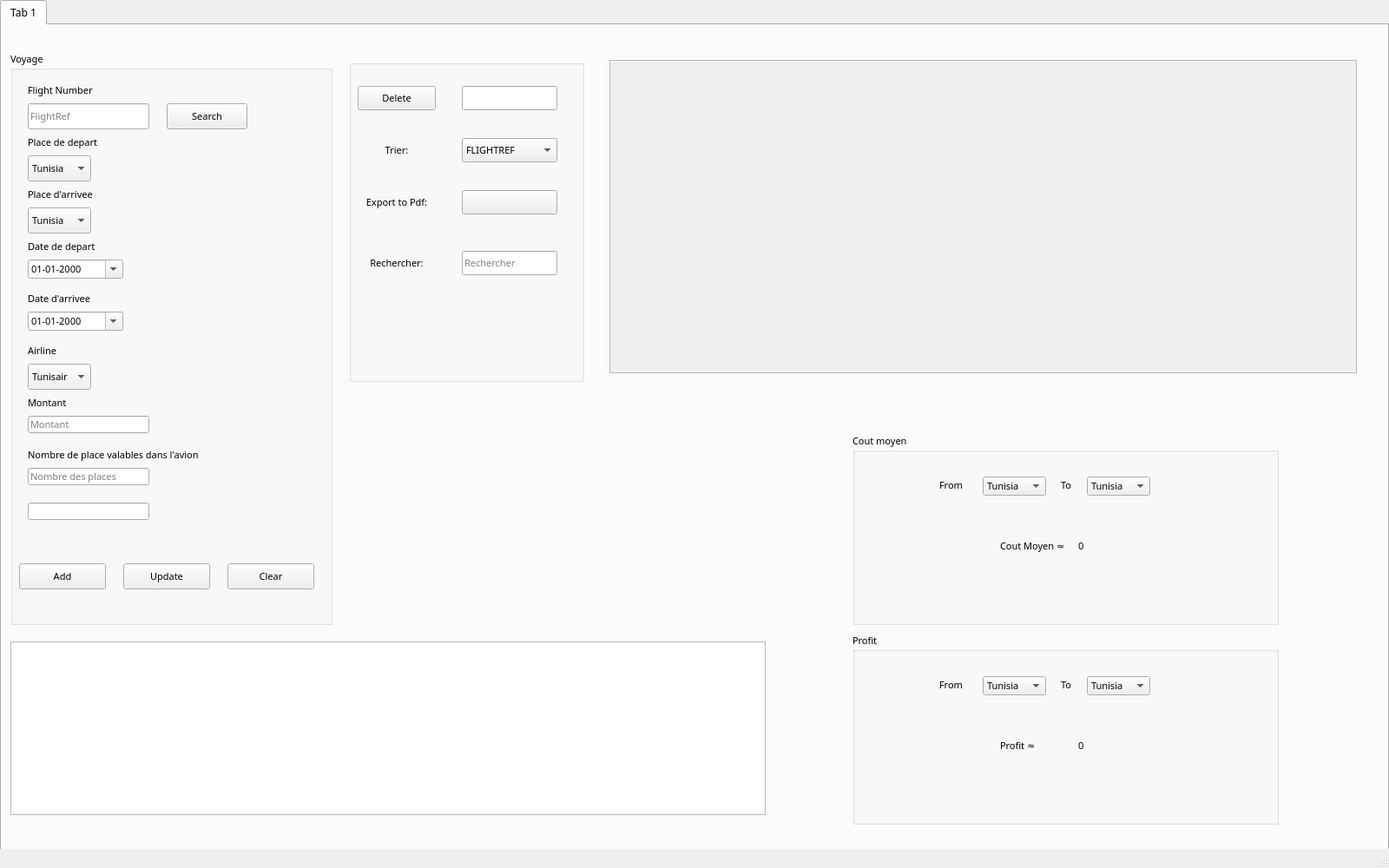
<?xml version="1.0" encoding="UTF-8"?>
<ui version="4.0">
 <class>gestionVoyage</class>
 <widget class="QMainWindow" name="gestionVoyage">
  <property name="geometry">
   <rect>
    <x>0</x>
    <y>0</y>
    <width>1600</width>
    <height>1000</height>
   </rect>
  </property>
  <property name="windowTitle">
   <string>MainWindow</string>
  </property>
  <widget class="QWidget" name="centralwidget">
   <widget class="QTabWidget" name="tabWidget">
    <property name="geometry">
     <rect>
      <x>0</x>
      <y>0</y>
      <width>1600</width>
      <height>1000</height>
     </rect>
    </property>
    <property name="font">
     <font>
      <family>Outfit</family>
     </font>
    </property>
    <property name="tabPosition">
     <enum>QTabWidget::North</enum>
    </property>
    <property name="currentIndex">
     <number>0</number>
    </property>
    <widget class="QWidget" name="tab">
     <property name="font">
      <font>
       <family>Outfit</family>
       <pointsize>8</pointsize>
      </font>
     </property>
     <property name="styleSheet">
      <string notr="true"/>
     </property>
     <attribute name="title">
      <string>Tab 1</string>
     </attribute>
     <widget class="QGroupBox" name="Information_Box">
      <property name="geometry">
       <rect>
        <x>10</x>
        <y>30</y>
        <width>371</width>
        <height>661</height>
       </rect>
      </property>
      <property name="font">
       <font>
        <family>Outfit</family>
        <pointsize>8</pointsize>
       </font>
      </property>
      <property name="styleSheet">
       <string notr="true"/>
      </property>
      <property name="title">
       <string>Voyage</string>
      </property>
      <widget class="QLabel" name="label_6">
       <property name="geometry">
        <rect>
         <x>20</x>
         <y>30</y>
         <width>100</width>
         <height>30</height>
        </rect>
       </property>
       <property name="font">
        <font>
         <family>Outfit</family>
         <pointsize>8</pointsize>
        </font>
       </property>
       <property name="text">
        <string>Flight Number</string>
       </property>
      </widget>
      <widget class="QLabel" name="label_7">
       <property name="geometry">
        <rect>
         <x>20</x>
         <y>390</y>
         <width>100</width>
         <height>30</height>
        </rect>
       </property>
       <property name="font">
        <font>
         <family>Outfit</family>
         <pointsize>8</pointsize>
        </font>
       </property>
       <property name="text">
        <string>Montant</string>
       </property>
      </widget>
      <widget class="QLabel" name="label">
       <property name="geometry">
        <rect>
         <x>20</x>
         <y>90</y>
         <width>100</width>
         <height>30</height>
        </rect>
       </property>
       <property name="font">
        <font>
         <family>Outfit</family>
         <pointsize>8</pointsize>
        </font>
       </property>
       <property name="text">
        <string>Place de depart</string>
       </property>
      </widget>
      <widget class="QLabel" name="label_4">
       <property name="geometry">
        <rect>
         <x>20</x>
         <y>150</y>
         <width>100</width>
         <height>30</height>
        </rect>
       </property>
       <property name="font">
        <font>
         <family>Outfit</family>
         <pointsize>8</pointsize>
        </font>
       </property>
       <property name="styleSheet">
        <string notr="true"/>
       </property>
       <property name="text">
        <string>Place d'arrivee</string>
       </property>
      </widget>
      <widget class="QLabel" name="label_3">
       <property name="geometry">
        <rect>
         <x>20</x>
         <y>210</y>
         <width>100</width>
         <height>30</height>
        </rect>
       </property>
       <property name="font">
        <font>
         <family>Outfit</family>
         <pointsize>8</pointsize>
        </font>
       </property>
       <property name="text">
        <string>Date de depart</string>
       </property>
      </widget>
      <widget class="QLabel" name="label_2">
       <property name="geometry">
        <rect>
         <x>20</x>
         <y>270</y>
         <width>100</width>
         <height>30</height>
        </rect>
       </property>
       <property name="font">
        <font>
         <family>Outfit</family>
         <pointsize>8</pointsize>
        </font>
       </property>
       <property name="text">
        <string>Date d'arrivee</string>
       </property>
      </widget>
      <widget class="QLabel" name="label_8">
       <property name="geometry">
        <rect>
         <x>20</x>
         <y>330</y>
         <width>100</width>
         <height>30</height>
        </rect>
       </property>
       <property name="font">
        <font>
         <family>Outfit</family>
         <pointsize>8</pointsize>
        </font>
       </property>
       <property name="text">
        <string>Airline</string>
       </property>
      </widget>
      <widget class="QLabel" name="label_5">
       <property name="geometry">
        <rect>
         <x>20</x>
         <y>450</y>
         <width>231</width>
         <height>30</height>
        </rect>
       </property>
       <property name="font">
        <font>
         <family>Outfit</family>
         <pointsize>8</pointsize>
        </font>
       </property>
       <property name="text">
        <string>Nombre de place valables dans l'avion</string>
       </property>
      </widget>
      <widget class="MyButton" name="pushButton_ajouter">
       <property name="geometry">
        <rect>
         <x>10</x>
         <y>590</y>
         <width>100</width>
         <height>30</height>
        </rect>
       </property>
       <property name="font">
        <font>
         <family>Outfit</family>
         <pointsize>8</pointsize>
        </font>
       </property>
       <property name="text">
        <string>Add</string>
       </property>
      </widget>
      <widget class="MyButton" name="pushButton_clear">
       <property name="geometry">
        <rect>
         <x>250</x>
         <y>590</y>
         <width>100</width>
         <height>30</height>
        </rect>
       </property>
       <property name="font">
        <font>
         <family>Outfit</family>
         <pointsize>8</pointsize>
        </font>
       </property>
       <property name="text">
        <string>Clear</string>
       </property>
      </widget>
      <widget class="QLineEdit" name="lineEdit_flightref">
       <property name="geometry">
        <rect>
         <x>20</x>
         <y>60</y>
         <width>140</width>
         <height>30</height>
        </rect>
       </property>
       <property name="font">
        <font>
         <family>Outfit</family>
         <pointsize>8</pointsize>
        </font>
       </property>
       <property name="maxLength">
        <number>100</number>
       </property>
       <property name="cursorPosition">
        <number>0</number>
       </property>
       <property name="placeholderText">
        <string>FlightRef</string>
       </property>
      </widget>
      <widget class="QLineEdit" name="lineEdit_montant">
       <property name="geometry">
        <rect>
         <x>20</x>
         <y>420</y>
         <width>140</width>
         <height>20</height>
        </rect>
       </property>
       <property name="font">
        <font>
         <family>Outfit</family>
         <pointsize>8</pointsize>
        </font>
       </property>
       <property name="maxLength">
        <number>8</number>
       </property>
       <property name="placeholderText">
        <string>Montant</string>
       </property>
      </widget>
      <widget class="QLineEdit" name="lineEdit_nbper">
       <property name="geometry">
        <rect>
         <x>20</x>
         <y>480</y>
         <width>140</width>
         <height>20</height>
        </rect>
       </property>
       <property name="font">
        <font>
         <family>Outfit</family>
         <pointsize>8</pointsize>
        </font>
       </property>
       <property name="inputMask">
        <string/>
       </property>
       <property name="maxLength">
        <number>4</number>
       </property>
       <property name="cursorPosition">
        <number>0</number>
       </property>
       <property name="placeholderText">
        <string>Nombre des places</string>
       </property>
      </widget>
      <widget class="QComboBox" name="comboBox_lieudep">
       <property name="geometry">
        <rect>
         <x>20</x>
         <y>120</y>
         <width>73</width>
         <height>30</height>
        </rect>
       </property>
       <property name="font">
        <font>
         <family>Outfit</family>
         <pointsize>8</pointsize>
        </font>
       </property>
       <property name="editable">
        <bool>false</bool>
       </property>
       <item>
        <property name="text">
         <string>Tunisia</string>
        </property>
       </item>
       <item>
        <property name="text">
         <string>France</string>
        </property>
       </item>
       <item>
        <property name="text">
         <string>United Kingdom</string>
        </property>
       </item>
      </widget>
      <widget class="QComboBox" name="comboBox_lieuarr">
       <property name="geometry">
        <rect>
         <x>20</x>
         <y>180</y>
         <width>73</width>
         <height>30</height>
        </rect>
       </property>
       <property name="font">
        <font>
         <family>Outfit</family>
         <pointsize>8</pointsize>
        </font>
       </property>
       <item>
        <property name="text">
         <string>Tunisia</string>
        </property>
       </item>
       <item>
        <property name="text">
         <string>France</string>
        </property>
       </item>
       <item>
        <property name="text">
         <string>United Kingdom</string>
        </property>
       </item>
      </widget>
      <widget class="QDateEdit" name="dateEdit_datedep">
       <property name="geometry">
        <rect>
         <x>20</x>
         <y>240</y>
         <width>110</width>
         <height>22</height>
        </rect>
       </property>
       <property name="font">
        <font>
         <family>Outfit</family>
         <pointsize>8</pointsize>
        </font>
       </property>
       <property name="styleSheet">
        <string notr="true">QDateEdit *
{
background-color:rgba(5, 24, 150);
}</string>
       </property>
       <property name="buttonSymbols">
        <enum>QAbstractSpinBox::UpDownArrows</enum>
       </property>
       <property name="displayFormat">
        <string>dd-MM-yyyy</string>
       </property>
       <property name="calendarPopup">
        <bool>true</bool>
       </property>
      </widget>
      <widget class="QComboBox" name="comboBox_Airline">
       <property name="geometry">
        <rect>
         <x>20</x>
         <y>360</y>
         <width>73</width>
         <height>30</height>
        </rect>
       </property>
       <property name="font">
        <font>
         <family>Outfit</family>
         <pointsize>8</pointsize>
        </font>
       </property>
       <item>
        <property name="text">
         <string>Tunisair</string>
        </property>
       </item>
       <item>
        <property name="text">
         <string>Emirates Airlines</string>
        </property>
       </item>
      </widget>
      <widget class="QDateEdit" name="dateEdit_datearr">
       <property name="geometry">
        <rect>
         <x>20</x>
         <y>300</y>
         <width>110</width>
         <height>22</height>
        </rect>
       </property>
       <property name="font">
        <font>
         <family>Outfit</family>
         <pointsize>8</pointsize>
        </font>
       </property>
       <property name="displayFormat">
        <string>dd-MM-yyyy</string>
       </property>
       <property name="calendarPopup">
        <bool>true</bool>
       </property>
      </widget>
      <widget class="MyButton" name="pushButton_Search">
       <property name="geometry">
        <rect>
         <x>180</x>
         <y>60</y>
         <width>93</width>
         <height>30</height>
        </rect>
       </property>
       <property name="text">
        <string>Search</string>
       </property>
      </widget>
      <widget class="MyButton" name="pushButton_update">
       <property name="geometry">
        <rect>
         <x>130</x>
         <y>590</y>
         <width>100</width>
         <height>30</height>
        </rect>
       </property>
       <property name="font">
        <font>
         <family>Outfit</family>
         <pointsize>8</pointsize>
        </font>
       </property>
       <property name="text">
        <string>Update</string>
       </property>
       <property name="checkable">
        <bool>false</bool>
       </property>
      </widget>
      <widget class="QLineEdit" name="lineEdit_rfid">
       <property name="geometry">
        <rect>
         <x>20</x>
         <y>520</y>
         <width>140</width>
         <height>20</height>
        </rect>
       </property>
      </widget>
     </widget>
     <widget class="QGroupBox" name="groupBox_2">
      <property name="geometry">
       <rect>
        <x>980</x>
        <y>470</y>
        <width>491</width>
        <height>221</height>
       </rect>
      </property>
      <property name="title">
       <string>Cout moyen</string>
      </property>
      <widget class="QLabel" name="label_10">
       <property name="geometry">
        <rect>
         <x>170</x>
         <y>120</y>
         <width>181</width>
         <height>20</height>
        </rect>
       </property>
       <property name="text">
        <string>Cout Moyen ≈</string>
       </property>
      </widget>
      <widget class="QLabel" name="label_11">
       <property name="geometry">
        <rect>
         <x>100</x>
         <y>50</y>
         <width>70</width>
         <height>20</height>
        </rect>
       </property>
       <property name="text">
        <string>From</string>
       </property>
      </widget>
      <widget class="QLabel" name="label_12">
       <property name="geometry">
        <rect>
         <x>240</x>
         <y>50</y>
         <width>70</width>
         <height>20</height>
        </rect>
       </property>
       <property name="text">
        <string>To</string>
       </property>
      </widget>
      <widget class="QComboBox" name="comboBox_lieu_From">
       <property name="geometry">
        <rect>
         <x>150</x>
         <y>50</y>
         <width>73</width>
         <height>22</height>
        </rect>
       </property>
       <property name="font">
        <font>
         <family>Outfit</family>
         <pointsize>8</pointsize>
        </font>
       </property>
       <item>
        <property name="text">
         <string>Tunisia</string>
        </property>
       </item>
       <item>
        <property name="text">
         <string>France</string>
        </property>
       </item>
       <item>
        <property name="text">
         <string>United Kingdom</string>
        </property>
       </item>
      </widget>
      <widget class="QComboBox" name="comboBox_lieu_To">
       <property name="geometry">
        <rect>
         <x>270</x>
         <y>50</y>
         <width>73</width>
         <height>22</height>
        </rect>
       </property>
       <property name="font">
        <font>
         <family>Outfit</family>
         <pointsize>8</pointsize>
        </font>
       </property>
       <item>
        <property name="text">
         <string>Tunisia</string>
        </property>
       </item>
       <item>
        <property name="text">
         <string>France</string>
        </property>
       </item>
       <item>
        <property name="text">
         <string>United Kingdom</string>
        </property>
       </item>
      </widget>
      <widget class="QLabel" name="label_moyen">
       <property name="geometry">
        <rect>
         <x>260</x>
         <y>120</y>
         <width>56</width>
         <height>20</height>
        </rect>
       </property>
       <property name="text">
        <string>0</string>
       </property>
      </widget>
     </widget>
     <widget class="QWidget" name="widget" native="true">
      <property name="geometry">
       <rect>
        <x>410</x>
        <y>470</y>
        <width>460</width>
        <height>221</height>
       </rect>
      </property>
      <property name="layoutDirection">
       <enum>Qt::LeftToRight</enum>
      </property>
     </widget>
     <widget class="QGroupBox" name="groupBox_3">
      <property name="geometry">
       <rect>
        <x>980</x>
        <y>700</y>
        <width>491</width>
        <height>221</height>
       </rect>
      </property>
      <property name="title">
       <string>Profit</string>
      </property>
      <widget class="QLabel" name="label_13">
       <property name="geometry">
        <rect>
         <x>170</x>
         <y>120</y>
         <width>181</width>
         <height>20</height>
        </rect>
       </property>
       <property name="text">
        <string>Profit ≈</string>
       </property>
      </widget>
      <widget class="QLabel" name="label_14">
       <property name="geometry">
        <rect>
         <x>100</x>
         <y>50</y>
         <width>70</width>
         <height>20</height>
        </rect>
       </property>
       <property name="text">
        <string>From</string>
       </property>
      </widget>
      <widget class="QLabel" name="label_15">
       <property name="geometry">
        <rect>
         <x>240</x>
         <y>50</y>
         <width>70</width>
         <height>20</height>
        </rect>
       </property>
       <property name="text">
        <string>To</string>
       </property>
      </widget>
      <widget class="QComboBox" name="comboBox_lieu_From_2">
       <property name="geometry">
        <rect>
         <x>150</x>
         <y>50</y>
         <width>73</width>
         <height>22</height>
        </rect>
       </property>
       <property name="font">
        <font>
         <family>Outfit</family>
         <pointsize>8</pointsize>
        </font>
       </property>
       <item>
        <property name="text">
         <string>Tunisia</string>
        </property>
       </item>
       <item>
        <property name="text">
         <string>France</string>
        </property>
       </item>
       <item>
        <property name="text">
         <string>United Kingdom</string>
        </property>
       </item>
      </widget>
      <widget class="QComboBox" name="comboBox_lieu_To_2">
       <property name="geometry">
        <rect>
         <x>270</x>
         <y>50</y>
         <width>73</width>
         <height>22</height>
        </rect>
       </property>
       <property name="font">
        <font>
         <family>Outfit</family>
         <pointsize>8</pointsize>
        </font>
       </property>
       <item>
        <property name="text">
         <string>Tunisia</string>
        </property>
       </item>
       <item>
        <property name="text">
         <string>France</string>
        </property>
       </item>
       <item>
        <property name="text">
         <string>United Kingdom</string>
        </property>
       </item>
      </widget>
      <widget class="QLabel" name="label_profit">
       <property name="geometry">
        <rect>
         <x>260</x>
         <y>120</y>
         <width>56</width>
         <height>20</height>
        </rect>
       </property>
       <property name="text">
        <string>0</string>
       </property>
      </widget>
     </widget>
     <widget class="QScrollArea" name="scrollArea">
      <property name="geometry">
       <rect>
        <x>700</x>
        <y>40</y>
        <width>861</width>
        <height>361</height>
       </rect>
      </property>
      <property name="styleSheet">
       <string notr="true"/>
      </property>
      <property name="widgetResizable">
       <bool>true</bool>
      </property>
      <widget class="QWidget" name="scrollAreaWidgetContents">
       <property name="geometry">
        <rect>
         <x>0</x>
         <y>0</y>
         <width>859</width>
         <height>359</height>
        </rect>
       </property>
      </widget>
     </widget>
     <widget class="QGroupBox" name="groupBox">
      <property name="geometry">
       <rect>
        <x>400</x>
        <y>40</y>
        <width>271</width>
        <height>371</height>
       </rect>
      </property>
      <property name="title">
       <string/>
      </property>
      <widget class="QLineEdit" name="lineEdit_rechercher">
       <property name="geometry">
        <rect>
         <x>130</x>
         <y>220</y>
         <width>110</width>
         <height>28</height>
        </rect>
       </property>
       <property name="text">
        <string/>
       </property>
       <property name="placeholderText">
        <string>Rechercher</string>
       </property>
      </widget>
      <widget class="QPushButton" name="pushButton_3">
       <property name="geometry">
        <rect>
         <x>130</x>
         <y>150</y>
         <width>110</width>
         <height>28</height>
        </rect>
       </property>
       <property name="font">
        <font>
         <family>Outfit</family>
         <pointsize>8</pointsize>
        </font>
       </property>
       <property name="text">
        <string/>
       </property>
       <property name="icon">
        <iconset>
         <normaloff>../../../../Downloads/icons8-pdf-48.png</normaloff>../../../../Downloads/icons8-pdf-48.png</iconset>
       </property>
       <property name="iconSize">
        <size>
         <width>24</width>
         <height>24</height>
        </size>
       </property>
      </widget>
      <widget class="QComboBox" name="comboBox_sort">
       <property name="geometry">
        <rect>
         <x>130</x>
         <y>90</y>
         <width>110</width>
         <height>28</height>
        </rect>
       </property>
       <item>
        <property name="text">
         <string>FLIGHTREF</string>
        </property>
       </item>
       <item>
        <property name="text">
         <string>LIEUDEP</string>
        </property>
       </item>
       <item>
        <property name="text">
         <string>LIEUARR</string>
        </property>
       </item>
       <item>
        <property name="text">
         <string>DATEDEP</string>
        </property>
       </item>
       <item>
        <property name="text">
         <string>DATEARR</string>
        </property>
       </item>
       <item>
        <property name="text">
         <string>AIRLINE</string>
        </property>
       </item>
       <item>
        <property name="text">
         <string>MONTANT</string>
        </property>
       </item>
       <item>
        <property name="text">
         <string>NBPER</string>
        </property>
       </item>
      </widget>
      <widget class="MyButton" name="pushButton_delete">
       <property name="geometry">
        <rect>
         <x>10</x>
         <y>30</y>
         <width>90</width>
         <height>28</height>
        </rect>
       </property>
       <property name="text">
        <string>Delete</string>
       </property>
      </widget>
      <widget class="QLineEdit" name="lineEdit_delete">
       <property name="geometry">
        <rect>
         <x>130</x>
         <y>30</y>
         <width>110</width>
         <height>28</height>
        </rect>
       </property>
      </widget>
      <widget class="QLabel" name="label_9">
       <property name="geometry">
        <rect>
         <x>10</x>
         <y>90</y>
         <width>90</width>
         <height>28</height>
        </rect>
       </property>
       <property name="text">
        <string>Trier:</string>
       </property>
       <property name="alignment">
        <set>Qt::AlignCenter</set>
       </property>
      </widget>
      <widget class="QLabel" name="label_16">
       <property name="geometry">
        <rect>
         <x>10</x>
         <y>150</y>
         <width>90</width>
         <height>28</height>
        </rect>
       </property>
       <property name="text">
        <string>Export to Pdf:</string>
       </property>
       <property name="alignment">
        <set>Qt::AlignCenter</set>
       </property>
      </widget>
      <widget class="QLabel" name="label_17">
       <property name="geometry">
        <rect>
         <x>10</x>
         <y>220</y>
         <width>90</width>
         <height>28</height>
        </rect>
       </property>
       <property name="text">
        <string>Rechercher:</string>
       </property>
       <property name="alignment">
        <set>Qt::AlignCenter</set>
       </property>
      </widget>
     </widget>
     <widget class="QGraphicsView" name="graphicsView">
      <property name="geometry">
       <rect>
        <x>10</x>
        <y>710</y>
        <width>870</width>
        <height>200</height>
       </rect>
      </property>
      <property name="verticalScrollBarPolicy">
       <enum>Qt::ScrollBarAlwaysOff</enum>
      </property>
      <property name="horizontalScrollBarPolicy">
       <enum>Qt::ScrollBarAlwaysOff</enum>
      </property>
     </widget>
    </widget>
   </widget>
  </widget>
  <widget class="QMenuBar" name="menubar">
   <property name="geometry">
    <rect>
     <x>0</x>
     <y>0</y>
     <width>1600</width>
     <height>26</height>
    </rect>
   </property>
  </widget>
  <widget class="QStatusBar" name="statusbar"/>
 </widget>
 <customwidgets>
  <customwidget>
   <class>MyButton</class>
   <extends>QPushButton</extends>
   <header location="global">mybutton.h</header>
  </customwidget>
 </customwidgets>
 <resources/>
 <connections/>
</ui>
